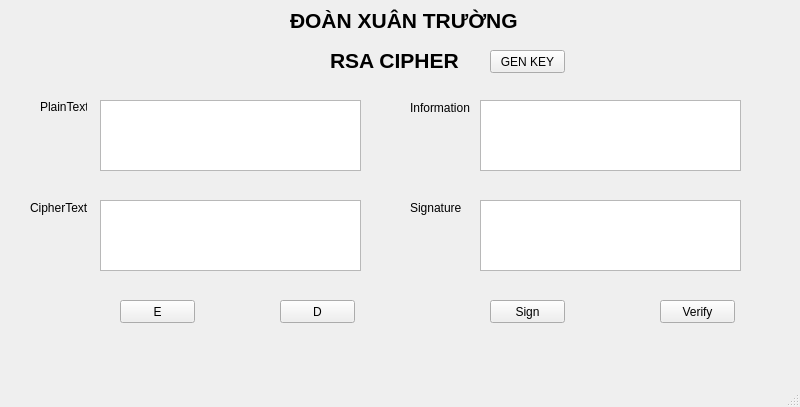
<?xml version="1.0" encoding="UTF-8"?>
<ui version="4.0">
 <class>MainWindow</class>
 <widget class="QMainWindow" name="MainWindow">
  <property name="geometry">
   <rect>
    <x>0</x>
    <y>0</y>
    <width>800</width>
    <height>407</height>
   </rect>
  </property>
  <property name="windowTitle">
   <string>MainWindow</string>
  </property>
  <widget class="QWidget" name="centralwidget">
   <widget class="QLabel" name="label">
    <property name="geometry">
     <rect>
      <x>330</x>
      <y>40</y>
      <width>161</width>
      <height>41</height>
     </rect>
    </property>
    <property name="font">
     <font>
      <pointsize>16</pointsize>
      <weight>75</weight>
      <bold>true</bold>
     </font>
    </property>
    <property name="text">
     <string>RSA CIPHER</string>
    </property>
   </widget>
   <widget class="QLabel" name="label_2">
    <property name="geometry">
     <rect>
      <x>40</x>
      <y>100</y>
      <width>47</width>
      <height>13</height>
     </rect>
    </property>
    <property name="text">
     <string>PlainText</string>
    </property>
   </widget>
   <widget class="QLabel" name="label_3">
    <property name="geometry">
     <rect>
      <x>30</x>
      <y>200</y>
      <width>61</width>
      <height>16</height>
     </rect>
    </property>
    <property name="text">
     <string>CipherText</string>
    </property>
   </widget>
   <widget class="QPlainTextEdit" name="txt_plain_text">
    <property name="geometry">
     <rect>
      <x>100</x>
      <y>100</y>
      <width>261</width>
      <height>71</height>
     </rect>
    </property>
   </widget>
   <widget class="QPlainTextEdit" name="txt_cipher_text">
    <property name="geometry">
     <rect>
      <x>100</x>
      <y>200</y>
      <width>261</width>
      <height>71</height>
     </rect>
    </property>
   </widget>
   <widget class="QLabel" name="label_4">
    <property name="geometry">
     <rect>
      <x>410</x>
      <y>100</y>
      <width>61</width>
      <height>16</height>
     </rect>
    </property>
    <property name="text">
     <string>Information</string>
    </property>
   </widget>
   <widget class="QPlainTextEdit" name="txt_info">
    <property name="geometry">
     <rect>
      <x>480</x>
      <y>100</y>
      <width>261</width>
      <height>71</height>
     </rect>
    </property>
   </widget>
   <widget class="QLabel" name="label_5">
    <property name="geometry">
     <rect>
      <x>410</x>
      <y>200</y>
      <width>61</width>
      <height>16</height>
     </rect>
    </property>
    <property name="text">
     <string>Signature</string>
    </property>
   </widget>
   <widget class="QPlainTextEdit" name="txt_sign">
    <property name="geometry">
     <rect>
      <x>480</x>
      <y>200</y>
      <width>261</width>
      <height>71</height>
     </rect>
    </property>
   </widget>
   <widget class="QPushButton" name="btn_encrypt">
    <property name="geometry">
     <rect>
      <x>120</x>
      <y>300</y>
      <width>75</width>
      <height>23</height>
     </rect>
    </property>
    <property name="text">
     <string>E</string>
    </property>
   </widget>
   <widget class="QPushButton" name="btn_decrypt">
    <property name="geometry">
     <rect>
      <x>280</x>
      <y>300</y>
      <width>75</width>
      <height>23</height>
     </rect>
    </property>
    <property name="text">
     <string>D</string>
    </property>
   </widget>
   <widget class="QPushButton" name="btn_sign">
    <property name="geometry">
     <rect>
      <x>490</x>
      <y>300</y>
      <width>75</width>
      <height>23</height>
     </rect>
    </property>
    <property name="text">
     <string>Sign</string>
    </property>
   </widget>
   <widget class="QPushButton" name="btn_verify">
    <property name="geometry">
     <rect>
      <x>660</x>
      <y>300</y>
      <width>75</width>
      <height>23</height>
     </rect>
    </property>
    <property name="text">
     <string>Verify</string>
    </property>
   </widget>
   <widget class="QLabel" name="label_6">
    <property name="geometry">
     <rect>
      <x>290</x>
      <y>0</y>
      <width>241</width>
      <height>41</height>
     </rect>
    </property>
    <property name="font">
     <font>
      <pointsize>16</pointsize>
      <weight>75</weight>
      <bold>true</bold>
     </font>
    </property>
    <property name="text">
     <string>ĐOÀN XUÂN TRƯỜNG</string>
    </property>
   </widget>
   <widget class="QPushButton" name="btn_gen_keys">
    <property name="geometry">
     <rect>
      <x>490</x>
      <y>50</y>
      <width>75</width>
      <height>23</height>
     </rect>
    </property>
    <property name="text">
     <string>GEN KEY</string>
    </property>
   </widget>
  </widget>
  <widget class="QMenuBar" name="menubar">
   <property name="geometry">
    <rect>
     <x>0</x>
     <y>0</y>
     <width>800</width>
     <height>21</height>
    </rect>
   </property>
  </widget>
  <widget class="QStatusBar" name="statusbar"/>
 </widget>
 <resources/>
 <connections/>
</ui>
